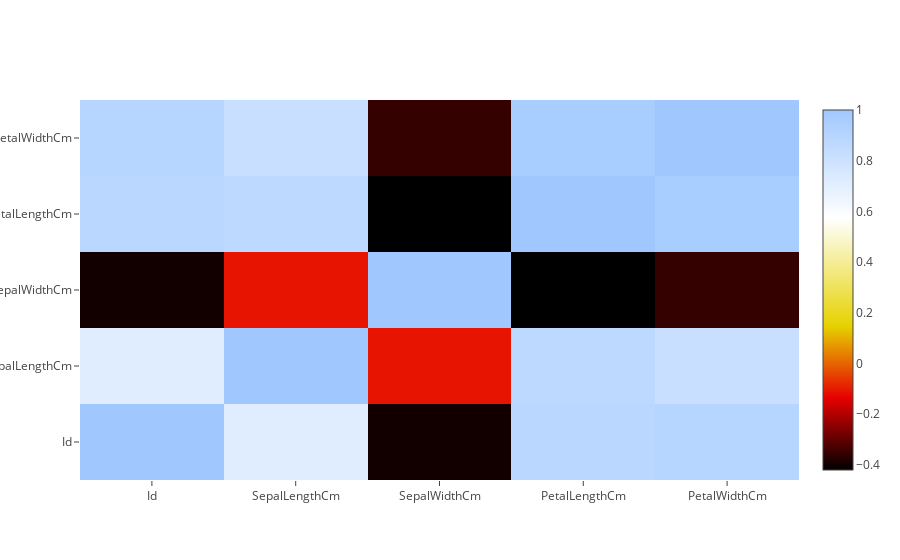

The notebook cell this image was saved under:
### Code cell
corelation = df.corr()
data = [go.Heatmap(z=np.array(corelation.values),x = np.array(corelation.columns), y = np.array(corelation.columns),colorscale='Blackbody' )]
py.iplot(data)

### Figure 1 — Plotly figure (JSON) as saved in the notebook; plotly's stock layout.template omitted (floating-point values rounded to 4 significant figures)
{"data": [{"colorscale": "Blackbody", "type": "heatmap", "uid": "681b7c02-c3fb-11e8-ac3b-402cf4f1c872", "x": ["Id", "SepalLengthCm", "SepalWidthCm", "PetalLengthCm", "PetalWidthCm"], "y": ["Id", "SepalLengthCm", "SepalWidthCm", "PetalLengthCm", "PetalWidthCm"], "z": [[1, 0.7167, -0.3977, 0.8827, 0.8998], [0.7167, 1, -0.1094, 0.8718, 0.818], [-0.3977, -0.1094, 1, -0.4205, -0.3565], [0.8827, 0.8718, -0.4205, 1, 0.9628], [0.8998, 0.818, -0.3565, 0.9628, 1]]}], "layout": {}}
